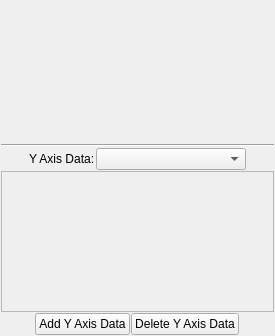
<?xml version="1.0" encoding="UTF-8"?>
<ui version="4.0">
 <class>AxesTab</class>
 <widget class="QWidget" name="AxesTab">
  <property name="geometry">
   <rect>
    <x>0</x>
    <y>0</y>
    <width>275</width>
    <height>336</height>
   </rect>
  </property>
  <property name="maximumSize">
   <size>
    <width>275</width>
    <height>16777215</height>
   </size>
  </property>
  <property name="windowTitle">
   <string>PlotMS Axes Tab</string>
  </property>
  <layout class="QVBoxLayout" name="verticalLayout">
   <property name="spacing">
    <number>1</number>
   </property>
   <property name="margin">
    <number>1</number>
   </property>
   <item>
    <widget class="QFrame" name="xFrame">
     <property name="frameShape">
      <enum>QFrame::NoFrame</enum>
     </property>
     <property name="frameShadow">
      <enum>QFrame::Raised</enum>
     </property>
    </widget>
   </item>
   <item>
    <widget class="Line" name="line_2">
     <property name="orientation">
      <enum>Qt::Horizontal</enum>
     </property>
    </widget>
   </item>
   <item>
    <layout class="QHBoxLayout" name="horizontalLayout_2">
     <item>
      <spacer name="horizontalSpacer_3">
       <property name="orientation">
        <enum>Qt::Horizontal</enum>
       </property>
       <property name="sizeHint" stdset="0">
        <size>
         <width>40</width>
         <height>20</height>
        </size>
       </property>
      </spacer>
     </item>
     <item>
      <widget class="QLabel" name="yAxisLabel">
       <property name="text">
        <string>Y Axis Data:</string>
       </property>
      </widget>
     </item>
     <item>
      <widget class="QComboBox" name="yAxisCombo">
       <property name="sizePolicy">
        <sizepolicy hsizetype="MinimumExpanding" vsizetype="Fixed">
         <horstretch>0</horstretch>
         <verstretch>0</verstretch>
        </sizepolicy>
       </property>
       <property name="minimumSize">
        <size>
         <width>150</width>
         <height>0</height>
        </size>
       </property>
       <property name="toolTip">
        <string>Set properties of the selected y-axis.</string>
       </property>
      </widget>
     </item>
     <item>
      <spacer name="horizontalSpacer_4">
       <property name="orientation">
        <enum>Qt::Horizontal</enum>
       </property>
       <property name="sizeHint" stdset="0">
        <size>
         <width>40</width>
         <height>20</height>
        </size>
       </property>
      </spacer>
     </item>
    </layout>
   </item>
   <item>
    <widget class="QFrame" name="yAxisFrame">
     <property name="sizePolicy">
      <sizepolicy hsizetype="Preferred" vsizetype="Preferred">
       <horstretch>0</horstretch>
       <verstretch>0</verstretch>
      </sizepolicy>
     </property>
     <property name="frameShape">
      <enum>QFrame::StyledPanel</enum>
     </property>
     <property name="frameShadow">
      <enum>QFrame::Sunken</enum>
     </property>
    </widget>
   </item>
   <item>
    <layout class="QHBoxLayout" name="horizontalLayout">
     <property name="spacing">
      <number>1</number>
     </property>
     <item>
      <spacer name="horizontalSpacer">
       <property name="orientation">
        <enum>Qt::Horizontal</enum>
       </property>
       <property name="sizeHint" stdset="0">
        <size>
         <width>40</width>
         <height>20</height>
        </size>
       </property>
      </spacer>
     </item>
     <item>
      <widget class="QPushButton" name="addYButton">
       <property name="toolTip">
        <string>Click to overplot another set of y-axis data on the plot.</string>
       </property>
       <property name="text">
        <string>Add Y Axis Data</string>
       </property>
      </widget>
     </item>
     <item>
      <widget class="QPushButton" name="removeYButton">
       <property name="toolTip">
        <string>Click to remove the selected y-axis data from the plot.</string>
       </property>
       <property name="text">
        <string>Delete Y Axis Data</string>
       </property>
      </widget>
     </item>
     <item>
      <spacer name="horizontalSpacer_2">
       <property name="orientation">
        <enum>Qt::Horizontal</enum>
       </property>
       <property name="sizeHint" stdset="0">
        <size>
         <width>40</width>
         <height>20</height>
        </size>
       </property>
      </spacer>
     </item>
    </layout>
   </item>
  </layout>
 </widget>
 <resources/>
 <connections/>
</ui>
